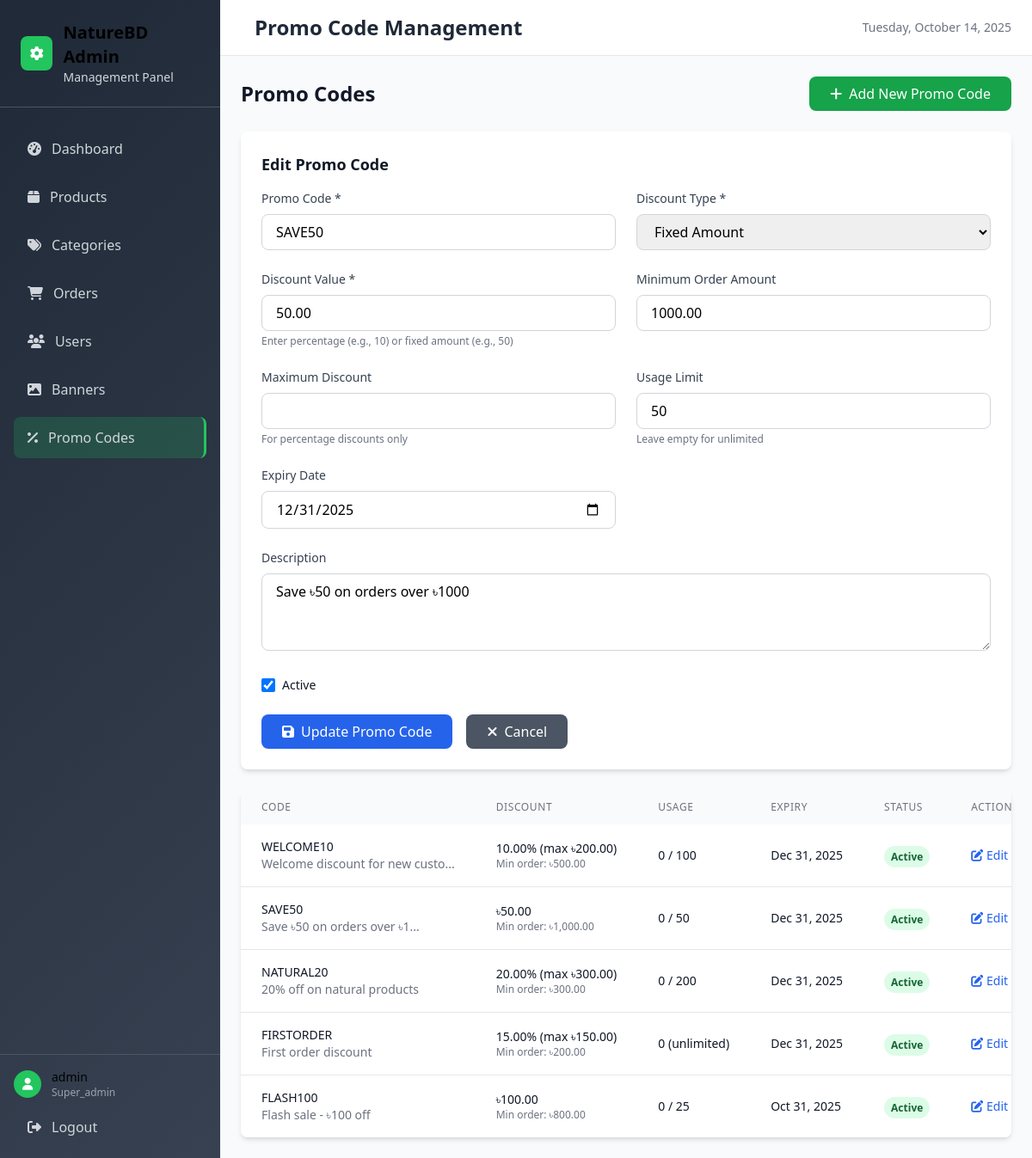
The page /admin/promo_codes.php?action=edit&id=2 (signed in) on the database its author committed.
### tables this page shows
CREATE TABLE promo_codes (
    id INT AUTO_INCREMENT PRIMARY KEY,
    code VARCHAR(50) UNIQUE NOT NULL,
    description TEXT,
    discount_type ENUM('percentage', 'fixed') NOT NULL,
    discount_value DECIMAL(10,2) NOT NULL,
    min_order_amount DECIMAL(10,2) DEFAULT 0,
    max_discount DECIMAL(10,2) DEFAULT NULL,
    usage_limit INT DEFAULT NULL,
    used_count INT DEFAULT 0,
    is_active BOOLEAN DEFAULT TRUE,
    expiry_date DATE DEFAULT NULL,
    created_at TIMESTAMP DEFAULT CURRENT_TIMESTAMP,
    updated_at TIMESTAMP DEFAULT CURRENT_TIMESTAMP ON UPDATE CURRENT_TIMESTAMP
);

### admin/promo_codes.php (the view, shortened to what this page needs)
<?php
include 'includes/header.php';
$promo_codes = $conn->query("SELECT * FROM promo_codes ORDER BY created_at DESC")->fetch_all(MYSQLI_ASSOC);
$edit_promo = null;
if (isset($_GET['action']) && $_GET['action'] === 'edit' && isset($_GET['id'])) {
    $id = (int)$_GET['id'];
    $stmt = $conn->prepare("SELECT * FROM promo_codes WHERE id = ?");
    $stmt->bind_param("i", $id);
    $stmt->execute();
    $edit_promo = $stmt->get_result()->fetch_assoc();
}
?>
<div class="flex justify-between items-center mb-6">
    <h2 class="text-2xl font-bold text-gray-900">Promo Codes</h2>
    <a href="?action=add" class="px-6 py-2 bg-green-600 text-white rounded-lg hover:bg-green-700 transition-colors">
        <i class="fas fa-plus mr-2"></i>Add New Promo Code
    </a>
</div>
<?php if (isset($_GET['action']) && ($_GET['action'] === 'add' || $_GET['action'] === 'edit')): ?>
    <div class="bg-white rounded-lg shadow-md p-6 mb-6">
        <h3 class="text-lg font-semibold text-gray-900 mb-4">
            <?php echo $_GET['action'] === 'add' ? 'Add New Promo Code' : 'Edit Promo Code'; ?>
        </h3>
        <form method="POST">
            <div class="grid grid-cols-1 md:grid-cols-2 gap-6">
                <div>
                    <label class="block text-sm font-medium text-gray-700 mb-2">Promo Code *</label>
                    <input type="text" name="code" required value="<?php echo $edit_promo ? htmlspecialchars($edit_promo['code']) : ''; ?>" class="w-full px-4 py-2 border border-gray-300 rounded-lg focus:ring-2 focus:ring-blue-500 focus:border-transparent" placeholder="SUMMER2024">
                </div>
                <div>
                    <label class="block text-sm font-medium text-gray-700 mb-2">Discount Type *</label>
                    <select name="discount_type" required class="w-full px-4 py-2 border border-gray-300 rounded-lg focus:ring-2 focus:ring-blue-500 focus:border-transparent">
                        <option value="fixed" <?php echo $edit_promo && $edit_promo['discount_type'] === 'fixed' ? 'selected' : ''; ?>>Fixed Amount</option>
                    </select>
                </div>
                <div>
                    <label class="block text-sm font-medium text-gray-700 mb-2">Discount Value *</label>
                    <input type="number" name="discount_value" step="0.01" required value="<?php echo $edit_promo ? $edit_promo['discount_value'] : ''; ?>" class="w-full px-4 py-2 border border-gray-300 rounded-lg focus:ring-2 focus:ring-blue-500 focus:border-transparent">
                    <p class="text-xs text-gray-500 mt-1">Enter percentage (e.g., 10) or fixed amount (e.g., 50)</p>
                </div>
                <div>
                    <label class="block text-sm font-medium text-gray-700 mb-2">Minimum Order Amount</label>
                    <input type="number" name="min_order_amount" step="0.01" value="<?php echo $edit_promo ? $edit_promo['min_order_amount'] : '0'; ?>" class="w-full px-4 py-2 border border-gray-300 rounded-lg focus:ring-2 focus:ring-blue-500 focus:border-transparent">
                </div>
                <div>
                    <label class="block text-sm font-medium text-gray-700 mb-2">Maximum Discount</label>
                    <input type="number" name="max_discount" step="0.01" value="<?php echo $edit_promo && $edit_promo['max_discount'] ? $edit_promo['max_discount'] : ''; ?>" class="w-full px-4 py-2 border border-gray-300 rounded-lg focus:ring-2 focus:ring-blue-500 focus:border-transparent">
                    <p class="text-xs text-gray-500 mt-1">For percentage discounts only</p>
                </div>
                <div>
                    <label class="block text-sm font-medium text-gray-700 mb-2">Usage Limit</label>
                    <input type="number" name="usage_limit" value="<?php echo $edit_promo && $edit_promo['usage_limit'] ? $edit_promo['usage_limit'] : ''; ?>" class="w-full px-4 py-2 border border-gray-300 rounded-lg focus:ring-2 focus:ring-blue-500 focus:border-transparent">
                    <p class="text-xs text-gray-500 mt-1">Leave empty for unlimited</p>
                </div>
                <div>
                    <label class="block text-sm font-medium text-gray-700 mb-2">Expiry Date</label>
                    <input type="date" name="expiry_date" value="<?php echo $edit_promo && $edit_promo['expiry_date'] ? $edit_promo['expiry_date'] : ''; ?>" class="w-full px-4 py-2 border border-gray-300 rounded-lg focus:ring-2 focus:ring-blue-500 focus:border-transparent">
                </div>
                <div class="md:col-span-2">
                    <label class="block text-sm font-medium text-gray-700 mb-2">Description</label>
                    <textarea name="description" rows="3" class="w-full px-4 py-2 border border-gray-300 rounded-lg focus:ring-2 focus:ring-blue-500 focus:border-transparent"><?php echo $edit_promo ? htmlspecialchars($edit_promo['description']) : ''; ?></textarea>
                </div>
                <div class="flex items-center">
                    <input type="checkbox" name="is_active" id="is_active" <?php echo !$edit_promo || $edit_promo['is_active'] ? 'checked' : ''; ?> class="h-4 w-4 text-blue-600 focus:ring-blue-500 border-gray-300 rounded">
                    <label for="is_active" class="ml-2 block text-sm text-gray-900">Active</label>
                </div>
            </div>
            <div class="mt-6 flex gap-4">
                <button type="submit" class="px-6 py-2 bg-blue-600 text-white rounded-lg hover:bg-blue-700 transition-colors">
                    <i class="fas fa-save mr-2"></i><?php echo $_GET['action'] === 'add' ? 'Add Promo Code' : 'Update Promo Code'; ?>
                </button>
                <a href="promo_codes.php" class="px-6 py-2 bg-gray-600 text-white rounded-lg hover:bg-gray-700 transition-colors">
                    <i class="fas fa-times mr-2"></i>Cancel
                </a>
            </div>
        </form>
    </div>
<?php endif; ?>
<div class="bg-white rounded-lg shadow-md overflow-hidden">
    <div class="overflow-x-auto">
        <table class="w-full">
            <thead class="bg-gray-50">
                <tr>
                    <th class="px-6 py-3 text-left text-xs font-medium text-gray-500 uppercase tracking-wider">Code</th>
                    <th class="px-6 py-3 text-left text-xs font-medium text-gray-500 uppercase tracking-wider">Discount</th>
                    <th class="px-6 py-3 text-left text-xs font-medium text-gray-500 uppercase tracking-wider">Usage</th>
                    <th class="px-6 py-3 text-left text-xs font-medium text-gray-500 uppercase tracking-wider">Expiry</th>
                    <th class="px-6 py-3 text-left text-xs font-medium text-gray-500 uppercase tracking-wider">Status</th>
                    <th class="px-6 py-3 text-left text-xs font-medium text-gray-500 uppercase tracking-wider">Actions</th>
                </tr>
            </thead>
            <tbody class="bg-white divide-y divide-gray-200">
                <?php if (empty($promo_codes)): ?>
                    <tr>
                        <td colspan="6" class="px-6 py-4 text-center text-gray-500">No promo codes found</td>
                    </tr>
                <?php else: ?>
                    <?php foreach ($promo_codes as $promo): ?>
                        <tr class="hover:bg-gray-50">
                            <td class="px-6 py-4 whitespace-nowrap">
                                <div class="text-sm font-medium text-gray-900"><?php echo htmlspecialchars($promo['code']); ?></div>
                                <div class="text-sm text-gray-500"><?php echo htmlspecialchars(substr($promo['description'], 0, 30)) . (strlen($promo['description']) > 30 ? '...' : ''); ?></div>
                            </td>
                            <td class="px-6 py-4 whitespace-nowrap text-sm text-gray-900">
                                <?php
                                if ($promo['discount_type'] === 'percentage') {
                                    echo $promo['discount_value'] . '%';
                                    if ($promo['max_discount']) {
                                        echo ' (max ৳' . number_format($promo['max_discount'], 2) . ')';
                                    }
                                } else {
                                    echo '৳' . number_format($promo['discount_value'], 2);
                                }
                                ?>
                                <div class="text-xs text-gray-500">Min order: ৳<?php echo number_format($promo['min_order_amount'], 2); ?></div>
                            </td>
                            <td class="px-6 py-4 whitespace-nowrap text-sm text-gray-900">
                                <?php echo $promo['used_count']; ?>
                                <?php if ($promo['usage_limit']): ?>
                                    / <?php echo $promo['usage_limit']; ?>
                                <?php else: ?>
                                    (unlimited)
                                <?php endif; ?>
                            </td>
                            <td class="px-6 py-4 whitespace-nowrap text-sm text-gray-500">
                                <?php
                                if ($promo['expiry_date']) {
                                    $expiry = strtotime($promo['expiry_date']);
                                    $is_expired = $expiry < time();
                                    echo '<span class="' . ($is_expired ? 'text-red-600' : 'text-gray-900') . '">' . date('M j, Y', $expiry) . '</span>';
                                } else {
                                    echo 'No expiry';
                                }
                                ?>
                            </td>
                            <td class="px-6 py-4 whitespace-nowrap">
                                <?php
                                $is_expired = $promo['expiry_date'] && strtotime($promo['expiry_date']) < time();
                                $is_limit_reached = $promo['usage_limit'] && $promo['used_count'] >= $promo['usage_limit'];
                                $status = $promo['is_active'] && !$is_expired && !$is_limit_reached ? 'active' : 'inactive';
                                ?>
                                <span class="px-2 py-1 text-xs font-semibold rounded-full <?php echo $status === 'active' ? 'text-green-800 bg-green-100' : 'text-red-800 bg-red-100'; ?>">
                                    <?php echo ucfirst($status); ?>
                                </span>
                            </td>
                            <td class="px-6 py-4 whitespace-nowrap text-sm font-medium">
                                <div class="flex space-x-2">
                                    <a href="?action=edit&id=<?php echo $promo['id']; ?>" class="text-blue-600 hover:text-blue-900">
                                        <i class="fas fa-edit"></i> Edit
                                    </a>
                                </div>
                            </td>
                        </tr>
                    <?php endforeach; ?>
                <?php endif; ?>
            </tbody>
        </table>
    </div>
</div>
<?php include 'includes/footer.php'; ?>

### admin/css/admin.css (style rules this page uses)
html, body { height: 100%; }
@media (min-width: 769px) { html, body { overflow: hidden; } }

### rows shown on the page
promo_codes: code "SAVE50", discount_type "Fixed Amount", discount_value "50.00", min_order_amount "1000.00", usage_limit "50", expiry_date "12/31/2025", description "Save ৳50 on orders over ৳1000", is_active "☑", description "Save ৳50 on orders over ৳1", min_order_amount "1,000.00", used_count "0", expiry_date "Dec 31, 2025"
promo_codes: code "WELCOME10", description "Welcome discount for new custo", discount_value "10.00", max_discount "200.00", min_order_amount "500.00", used_count "0", usage_limit "100", expiry_date "Dec 31, 2025"
promo_codes: code "NATURAL20", description "20% off on natural products", discount_value "20.00", max_discount "300.00", min_order_amount "300.00", used_count "0", usage_limit "200", expiry_date "Dec 31, 2025"
promo_codes: code "FIRSTORDER", description "First order discount", discount_value "15.00", max_discount "150.00", min_order_amount "200.00", used_count "0", shows "(unlimited)", expiry_date "Dec 31, 2025"
promo_codes: code "FLASH100", description "Flash sale - ৳100 off", discount_value "100.00", min_order_amount "800.00", used_count "0", usage_limit "25", expiry_date "Oct 31, 2025"

### other values the page prints
$_SESSION['admin_username'] "admin"
$_SESSION['admin_role'] "Super_admin"
$page_title "Promo Code Management"
